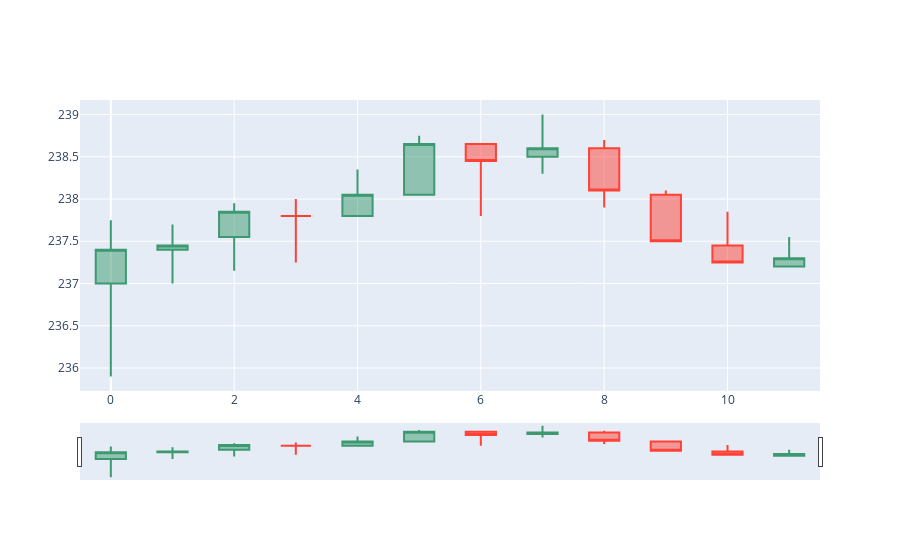

Write notebook code for a chart like this one.
### Code cell
count = 12
_data = HINDPETRO.head(count)
candle_graph(_data,"HINDPETRO")

### Figure 1 — Plotly figure (JSON) as saved in the notebook; plotly's stock layout.template omitted (floating-point values rounded to 4 significant figures)
{"data": [{"close": [237.4, 237.4, 237.8, 237.8, 238.1, 238.7, 238.4, 238.6, 238.1, 237.5, 237.2, 237.3], "high": [237.8, 237.7, 237.9, 238, 238.3, 238.8, 238.7, 239, 238.7, 238.1, 237.8, 237.6], "low": [235.9, 237, 237.2, 237.2, 237.8, 238.1, 237.8, 238.3, 237.9, 237.5, 237.2, 237.2], "open": [237, 237.4, 237.6, 237.8, 237.8, 238.1, 238.7, 238.5, 238.6, 238.1, 237.4, 237.2], "type": "candlestick", "x": [0, 1, 2, 3, 4, 5, 6, 7, 8, 9, 10, 11]}], "layout": {}}
